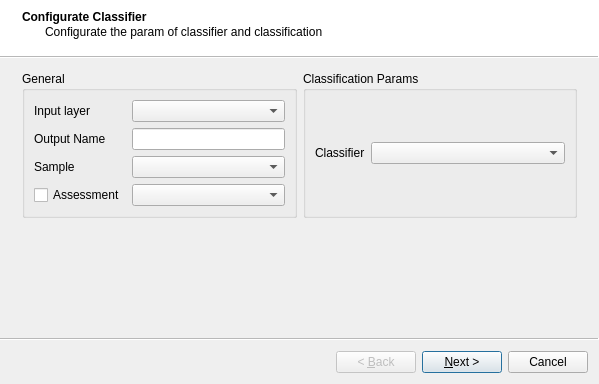
<?xml version="1.0" encoding="UTF-8"?>
<ui version="4.0">
 <class>WizardNewClassification</class>
 <widget class="QWizard" name="WizardNewClassification">
  <property name="geometry">
   <rect>
    <x>0</x>
    <y>0</y>
    <width>599</width>
    <height>384</height>
   </rect>
  </property>
  <property name="windowTitle">
   <string>New Classification Wizard</string>
  </property>
  <property name="wizardStyle">
   <enum>QWizard::AeroStyle</enum>
  </property>
  <widget class="QWizardPage" name="wizardPage1">
   <property name="title">
    <string>Configurate Classifier</string>
   </property>
   <property name="subTitle">
    <string>Configurate the param of classifier and classification</string>
   </property>
   <layout class="QHBoxLayout" name="horizontalLayout_5" stretch="1,1">
    <item>
     <widget class="QGroupBox" name="groupBox_2">
      <property name="title">
       <string>General</string>
      </property>
      <layout class="QGridLayout" name="gridLayout">
       <item row="0" column="0">
        <widget class="QLabel" name="label">
         <property name="text">
          <string>Input layer</string>
         </property>
        </widget>
       </item>
       <item row="0" column="1">
        <widget class="QComboBox" name="comboBoxInput"/>
       </item>
       <item row="1" column="0">
        <widget class="QLabel" name="label_2">
         <property name="text">
          <string>Output Name</string>
         </property>
        </widget>
       </item>
       <item row="1" column="1">
        <widget class="QLineEdit" name="lineEditOutputName"/>
       </item>
       <item row="2" column="0">
        <widget class="QLabel" name="label_3">
         <property name="text">
          <string>Sample</string>
         </property>
        </widget>
       </item>
       <item row="2" column="1">
        <widget class="QComboBox" name="comboBoxSample"/>
       </item>
       <item row="3" column="0">
        <widget class="QCheckBox" name="checkBoxAssessment">
         <property name="text">
          <string>Assessment</string>
         </property>
        </widget>
       </item>
       <item row="3" column="1">
        <widget class="QComboBox" name="comboBoxAssessment"/>
       </item>
      </layout>
     </widget>
    </item>
    <item>
     <widget class="QGroupBox" name="groupBox">
      <property name="title">
       <string>Classification Params</string>
      </property>
      <layout class="QVBoxLayout" name="verticalLayout">
       <item>
        <layout class="QHBoxLayout" name="horizontalLayout">
         <item>
          <widget class="QLabel" name="label_4">
           <property name="sizePolicy">
            <sizepolicy hsizetype="Fixed" vsizetype="Fixed">
             <horstretch>0</horstretch>
             <verstretch>0</verstretch>
            </sizepolicy>
           </property>
           <property name="text">
            <string>Classifier</string>
           </property>
          </widget>
         </item>
         <item>
          <widget class="QComboBox" name="comboBoxClassifier">
           <property name="sizePolicy">
            <sizepolicy hsizetype="Preferred" vsizetype="Fixed">
             <horstretch>0</horstretch>
             <verstretch>0</verstretch>
            </sizepolicy>
           </property>
          </widget>
         </item>
        </layout>
       </item>
       <item>
        <layout class="QGridLayout" name="gridLayoutParam"/>
       </item>
      </layout>
     </widget>
    </item>
   </layout>
  </widget>
  <widget class="QWizardPage" name="wizardPage2">
   <layout class="QHBoxLayout" name="horizontalLayout_4">
    <item>
     <widget class="QGroupBox" name="groupBox_4">
      <property name="title">
       <string>Data</string>
      </property>
      <layout class="QVBoxLayout" name="verticalLayout_4">
       <item>
        <layout class="QGridLayout" name="gridLayout_2">
         <item row="0" column="0">
          <widget class="QCheckBox" name="checkBoxTransform">
           <property name="sizePolicy">
            <sizepolicy hsizetype="Fixed" vsizetype="Fixed">
             <horstretch>0</horstretch>
             <verstretch>0</verstretch>
            </sizepolicy>
           </property>
           <property name="text">
            <string>Transform</string>
           </property>
          </widget>
         </item>
         <item row="0" column="1">
          <widget class="QComboBox" name="comboBox"/>
         </item>
         <item row="1" column="0">
          <widget class="QCheckBox" name="checkBoxPCA">
           <property name="sizePolicy">
            <sizepolicy hsizetype="Fixed" vsizetype="Fixed">
             <horstretch>0</horstretch>
             <verstretch>0</verstretch>
            </sizepolicy>
           </property>
           <property name="text">
            <string>PCA</string>
           </property>
          </widget>
         </item>
         <item row="1" column="1">
          <widget class="QSpinBox" name="spinBox"/>
         </item>
        </layout>
       </item>
       <item>
        <layout class="QHBoxLayout" name="horizontalLayout_3">
         <item>
          <widget class="QTreeWidget" name="treeWidgetAllFeatures">
           <attribute name="headerVisible">
            <bool>false</bool>
           </attribute>
           <column>
            <property name="text">
             <string notr="true">1</string>
            </property>
           </column>
          </widget>
         </item>
         <item>
          <widget class="QListView" name="listViewSelectedFeatures"/>
         </item>
        </layout>
       </item>
      </layout>
     </widget>
    </item>
    <item>
     <widget class="QGroupBox" name="groupBoxPreview">
      <property name="title">
       <string>Preview</string>
      </property>
      <property name="checkable">
       <bool>true</bool>
      </property>
      <layout class="QVBoxLayout" name="verticalLayout_3">
       <item>
        <layout class="QHBoxLayout" name="horizontalLayout_2">
         <item>
          <widget class="QRadioButton" name="radioButtonOriginal">
           <property name="sizePolicy">
            <sizepolicy hsizetype="Minimum" vsizetype="Fixed">
             <horstretch>0</horstretch>
             <verstretch>0</verstretch>
            </sizepolicy>
           </property>
           <property name="text">
            <string>Original</string>
           </property>
           <property name="checked">
            <bool>true</bool>
           </property>
          </widget>
         </item>
         <item>
          <widget class="QRadioButton" name="radioButtonTransformed">
           <property name="sizePolicy">
            <sizepolicy hsizetype="Minimum" vsizetype="Fixed">
             <horstretch>0</horstretch>
             <verstretch>0</verstretch>
            </sizepolicy>
           </property>
           <property name="text">
            <string>Transformed</string>
           </property>
          </widget>
         </item>
        </layout>
       </item>
       <item>
        <widget class="QwtPlot" name="qwtPlot">
         <property name="sizePolicy">
          <sizepolicy hsizetype="Preferred" vsizetype="Expanding">
           <horstretch>0</horstretch>
           <verstretch>0</verstretch>
          </sizepolicy>
         </property>
         <property name="frameShape">
          <enum>QFrame::StyledPanel</enum>
         </property>
         <property name="frameShadow">
          <enum>QFrame::Raised</enum>
         </property>
        </widget>
       </item>
      </layout>
     </widget>
    </item>
   </layout>
  </widget>
 </widget>
 <customwidgets>
  <customwidget>
   <class>QwtPlot</class>
   <extends>QFrame</extends>
   <header>qwt_plot.h</header>
   <container>1</container>
  </customwidget>
 </customwidgets>
 <resources/>
 <connections/>
</ui>
